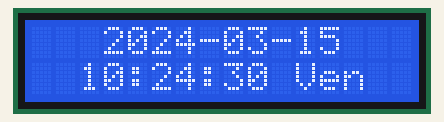
This sketch was run on a simulated Arduino Uno, built with avr-gcc and run on an emulated ATmega328P. On the bench: 16×2 character LCD. The local clock reads 2024-03-15 10:24:30 at power-on unless the sketch sets it; what the sketch prints to the serial monitor is not drawn.

Above: at 0.1 s.
At 4.2 s:
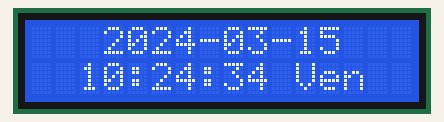
At 9.2 s:
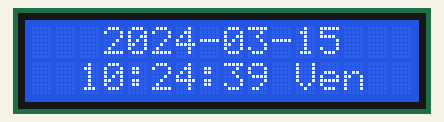
At 19.3 s:
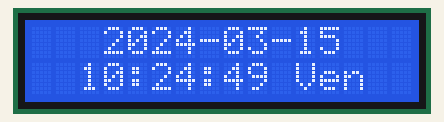
At 28.4 s:
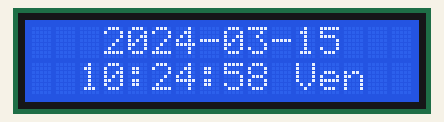
At 38.5 s:
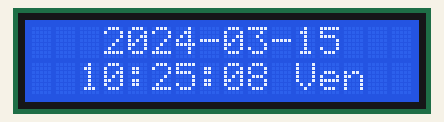

The sketch:

sketch.ino
```cpp
// Libreria per interfacciare I2C e RTC
#include <Wire.h>
// Libreria per gestire RTC
#include "RTClib.h"
// Libreria per display I2C (modello 1602A)
#include <LiquidCrystal.h>

// Impostazione pin del display LCD collegati all'I2C
LiquidCrystal lcd(7, 8, 9, 10, 11 , 12);

// Nome rtc
RTC_DS1307 rtc;
// Array nomi giorni della settimana (0 = domenica)
char daysOfTheWeek[7][12] = {"Dom", "Lun", "Mar", "Mer", "Gio", "Ven", "Sab"};

void setup () {
  // Inizializzazione monitor seriale a 57600baud
  Serial.begin(57600);

  // Verifico la presenza dell'RTC
  if (! rtc.begin()) {
    Serial.println("Impossibile trovare RTC");
    while (1);
  }

  // Verifico funzionamento dell'RTC
  if (! rtc.isrunning()) {
    // Inserisco l'orario del computer durante la compilazione
    rtc.adjust(DateTime(F(__DATE__), F(__TIME__)));
    // Se si vuole un orario personalizzato si deve usare (formato ANNO, MESE, GIORNI, ORA, MINUTI, SECONDI)
    // rtc.adjust(DateTime(2019, 1, 1, 0, 0, 0));
  }

  // Inizializzazione LCD
  lcd.begin(16, 2);
}

void loop () {
    // Creo istanza ora/data attuali
    DateTime now = rtc.now();

    // Stampo giorno della settimana nella seriale
    Serial.print(daysOfTheWeek[now.dayOfTheWeek()]);
    Serial.print(" ");
    // Stampo data nella seriale
    Serial.print(now.year(), DEC);
    Serial.print('-');
    // Controllo numero sia inferiore a 2 cifre
    if (now.month() < 10) {
      // Se controllo positivo aggiungo uno zero
      Serial.print("0");
    }
    Serial.print(now.month(), DEC);
    Serial.print('-');
    if (now.day() < 10) {
      Serial.print("0");
    }
    Serial.print(now.day(), DEC);
    Serial.print(" ");
    if (now.hour() < 10) {
      Serial.print("0");
    }
    // Stampo l'orario nella seriale
    Serial.print(now.hour(), DEC);
    Serial.print(':');
    if (now.minute() < 10) {
      Serial.print("0");
    }
    Serial.print(now.minute(), DEC);
    Serial.print(':');
    if (now.second() < 10) {
      Serial.print("0");
    }
    Serial.print(now.second(), DEC);
    // Stampo una nuova riga nella seriale
    Serial.println();

    // Pulisco il display
    lcd.clear();
    // Imposto il cursore alla posizione 4 della riga 1 per centrarlo
    lcd.setCursor(3,0);
    // Stampo la data sull'LCD
    lcd.print(now.year(), DEC);
    lcd.print('-');
    // Controllo numero sia inferiore a 2 cifre
    if (now.month() < 10) {
      // Se controllo positivo aggiungo uno zero
      lcd.print("0");
    }
    lcd.print(now.month(), DEC);
    lcd.print('-');
    if (now.day() < 10) {
      lcd.print("0");
    }
    lcd.print(now.day(), DEC);
    // Imposto il cursore alla posizione 3 della riga 2 per centrarlo
    lcd.setCursor(2,1);
    if (now.hour() < 10) {
      lcd.print("0");
    }
    lcd.print(now.hour(), DEC);
    lcd.print(':');
    if (now.minute() < 10) {
      lcd.print("0");
    }
    lcd.print(now.minute(), DEC);
    lcd.print(':');
    if (now.second() < 10) {
      lcd.print("0");
    }
    lcd.print(now.second(), DEC);
    lcd.print(" ");
    // Stampo il giorno della settimana derivante dall'array daysOfTheWeek[] sull'LCD
    lcd.print(daysOfTheWeek[now.dayOfTheWeek()]);

    // Attendo 1 seconod prima di ricominciare il loop
    delay(1000);
}
```

Measured:
- what the display in image 1 shows lasts 1.0 s, from 4.1 s to 5.1 s
